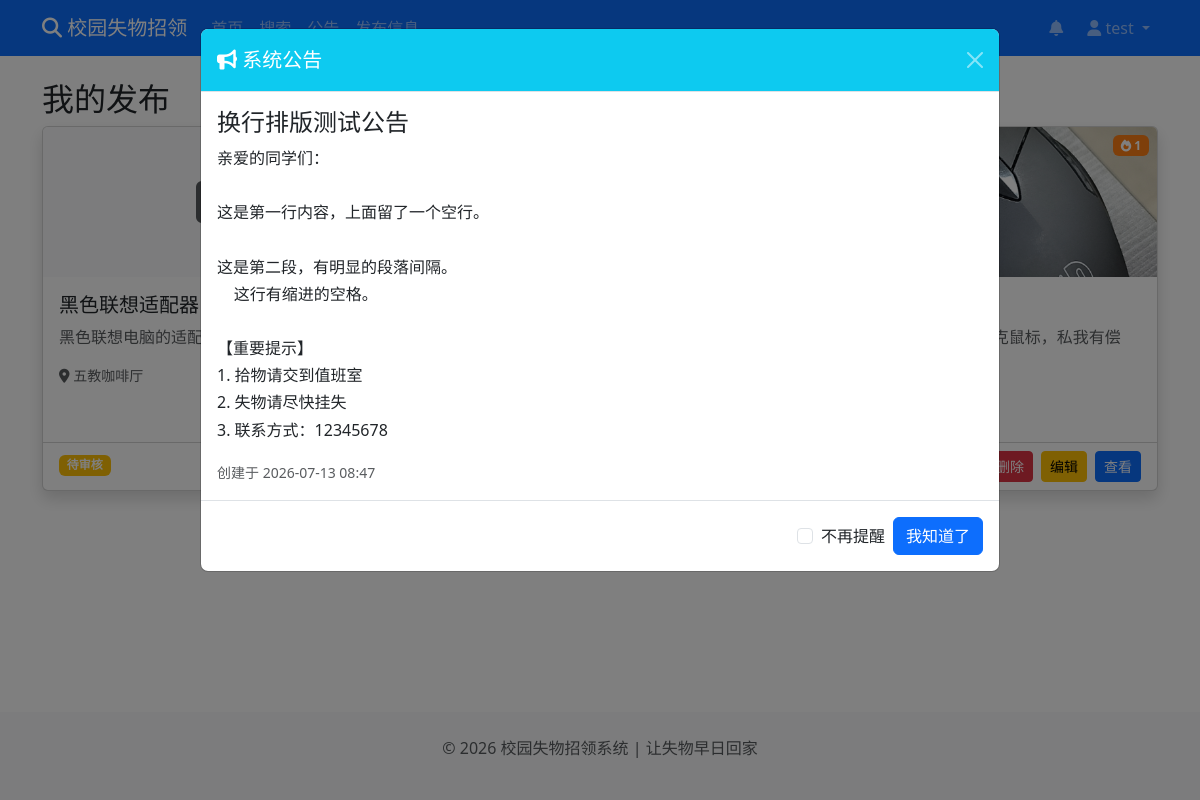
The page /my-posts (signed in) on the database as committed earlier.
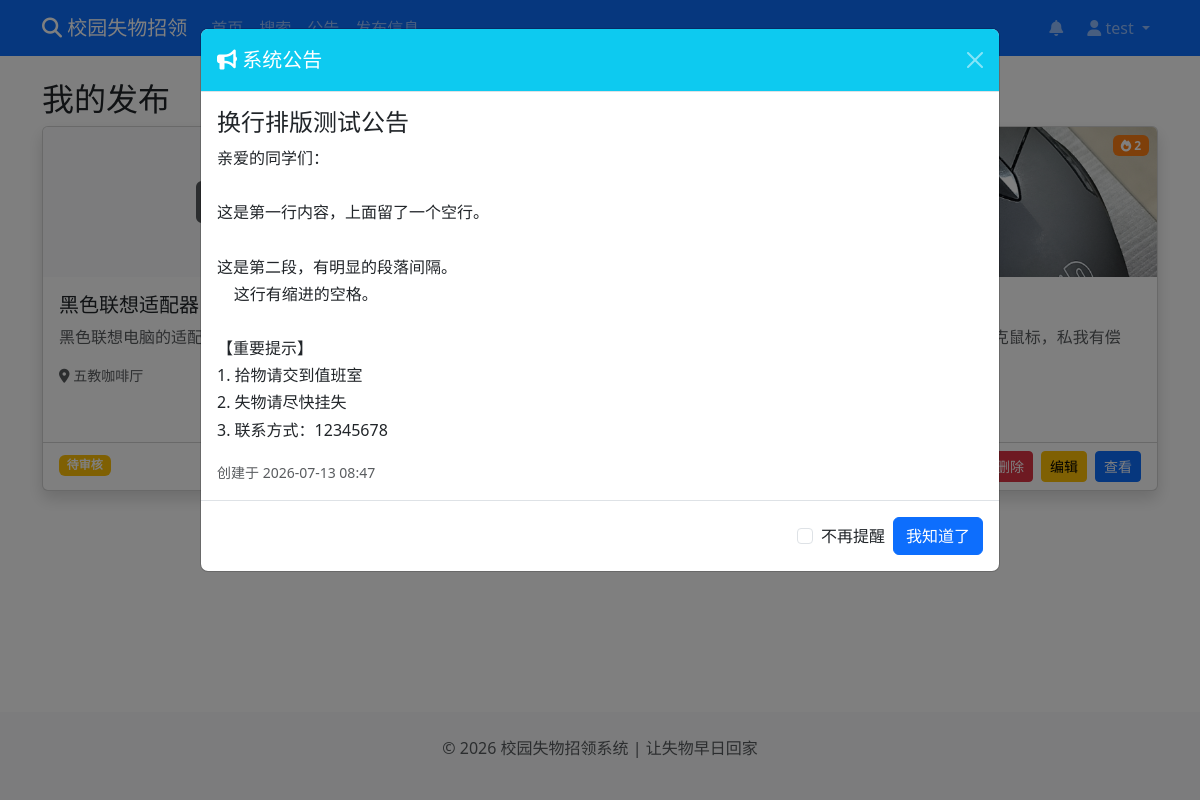
The same page on the database as committed later.
### models.py (models this page shows)
class Post(db.Model):
    id = db.Column(db.Integer, primary_key=True)
    title = db.Column(db.String(100), nullable=False)
    description = db.Column(db.Text, nullable=False)
    pickup_time = db.Column(db.String(50), nullable=False)
    location = db.Column(db.String(100), nullable=False)
    place_location = db.Column(db.String(100), nullable=False)
    image = db.Column(db.String(200))
    author_id = db.Column(db.Integer, db.ForeignKey('user.id', ondelete='CASCADE'), nullable=False)
    post_type = db.Column(db.String(10), default='found')
    status = db.Column(db.String(20), default='pending')
    created_at = db.Column(db.DateTime, default=datetime.now)
    view_count = db.Column(db.Integer, default=0)
    author = db.relationship('User', backref=db.backref('posts', lazy=True))

### routes/post.py (the view)
@post_bp.route('/my-posts')
@login_required
def my_posts():
    posts = Post.query.filter_by(author_id=current_user.id).order_by(Post.created_at.desc()).all()
    return render_template('my_posts.html', posts=posts)

### config.py (called while the page is built)
def init_login_manager(app):
    login_manager = LoginManager(app)
    login_manager.login_view = 'auth.login'
    @login_manager.user_loader
    def load_user(user_id):
        return User.query.get(int(user_id))
    return login_manager

### templates/my_posts.html (shortened to what this page needs)
{% extends "base.html" %}
{% block content %}
<h2>我的发布</h2>
<div class="row row-cols-1 row-cols-md-2 row-cols-lg-3 g-4">
    {% for post in posts %}
    <div class="col">
        <div class="card h-100 shadow">
            <span class="badge bg-orange text-white view-badge"><i class="fas fa-fire"></i> {{ post.view_count or 0 }}</span>
            {% if post.image %}
            <img src="{{ url_for('static', filename='images/' + post.image) }}" class="card-img-top" alt="物品图片" style="height: 150px; object-fit: cover;">
            {% else %}
            <div class="card-img-top bg-light d-flex align-items-center justify-content-center" style="height: 150px;">
            </div>
            {% endif %}
            <div class="card-body">
                <h5 class="card-title">{{ post.title }}</h5>
                <p class="card-text text-muted">{{ post.description[:30] }}{% if post.description|length > 30 %}...{% endif %}</p>
                <small class="text-muted">
                    <p><i class="fas fa-map-marker-alt"></i> {{ post.location }}</p>
                </small>
            </div>
            <div class="card-footer bg-transparent">
                <span class="badge bg-{{ 'success' if post.status == 'approved' else 'warning' }}">
                    {{ '已审核' if post.status == 'approved' else '待审核' }}
                </span>
                <a href="{{ url_for('post.post_detail', post_id=post.id) }}" class="btn btn-primary btn-sm float-end">查看</a>
                <a href="{{ url_for('post.edit_post', post_id=post.id) }}" class="btn btn-warning btn-sm float-end me-2">编辑</a>
                <a href="{{ url_for('post.delete_post', post_id=post.id) }}" class="btn btn-danger btn-sm float-end me-2">删除</a>
            </div>
        </div>
    </div>
    {% else %}
    <div class="col-12 text-center py-8">
        <i class="fas fa-inbox fa-5x text-muted mb-3"></i>
        <p class="text-muted">暂无发布信息</p>
        <a href="{{ url_for('post.publish') }}" class="btn btn-primary">发布第一条信息</a>
    </div>
    {% endfor %}
</div>
{% endblock %}

Rows that differ between the two databases and show on the page:
changed Post (number 2 of 2 on the later page): view_count "1" → "2"
